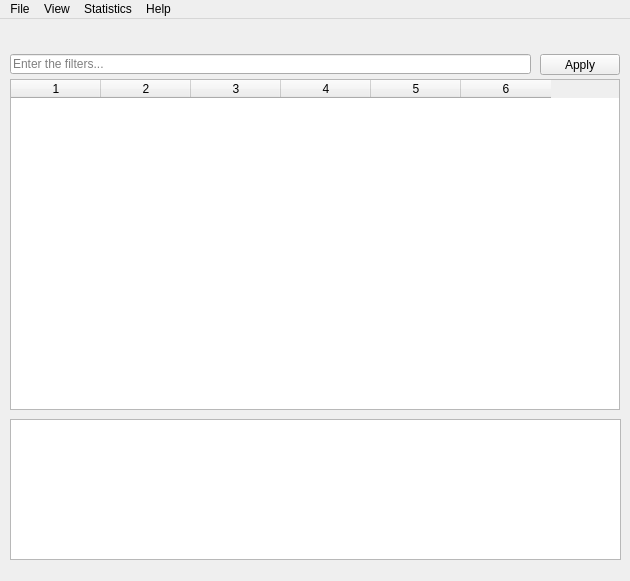
<?xml version="1.0" encoding="UTF-8"?>
<ui version="4.0">
 <class>SnifferFacade</class>
 <widget class="QMainWindow" name="SnifferFacade">
  <property name="geometry">
   <rect>
    <x>0</x>
    <y>0</y>
    <width>630</width>
    <height>581</height>
   </rect>
  </property>
  <property name="minimumSize">
   <size>
    <width>400</width>
    <height>300</height>
   </size>
  </property>
  <property name="windowTitle">
   <string>Sniffer</string>
  </property>
  <property name="windowIcon">
   <iconset resource="resource.qrc">
    <normaloff>:/favicon.ico</normaloff>:/favicon.ico</iconset>
  </property>
  <widget class="QWidget" name="centralWidget">
   <widget class="QTableWidget" name="packetlist">
    <property name="geometry">
     <rect>
      <x>10</x>
      <y>60</y>
      <width>610</width>
      <height>331</height>
     </rect>
    </property>
    <property name="sizePolicy">
     <sizepolicy hsizetype="Expanding" vsizetype="Expanding">
      <horstretch>0</horstretch>
      <verstretch>0</verstretch>
     </sizepolicy>
    </property>
    <property name="sortingEnabled">
     <bool>false</bool>
    </property>
    <property name="columnCount">
     <number>6</number>
    </property>
    <attribute name="horizontalHeaderDefaultSectionSize">
     <number>90</number>
    </attribute>
    <attribute name="horizontalHeaderShowSortIndicator" stdset="0">
     <bool>false</bool>
    </attribute>
    <attribute name="verticalHeaderVisible">
     <bool>false</bool>
    </attribute>
    <attribute name="verticalHeaderShowSortIndicator" stdset="0">
     <bool>true</bool>
    </attribute>
    <column/>
    <column/>
    <column/>
    <column/>
    <column/>
    <column/>
   </widget>
   <widget class="QLineEdit" name="filtersedit">
    <property name="geometry">
     <rect>
      <x>10</x>
      <y>35</y>
      <width>521</width>
      <height>20</height>
     </rect>
    </property>
    <property name="statusTip">
     <string/>
    </property>
    <property name="inputMask">
     <string/>
    </property>
    <property name="text">
     <string/>
    </property>
    <property name="placeholderText">
     <string>Enter the filters...</string>
    </property>
   </widget>
   <widget class="QPushButton" name="applyfiltersbutton">
    <property name="geometry">
     <rect>
      <x>540</x>
      <y>35</y>
      <width>80</width>
      <height>21</height>
     </rect>
    </property>
    <property name="toolTip">
     <string>Apply filters</string>
    </property>
    <property name="text">
     <string>Apply</string>
    </property>
   </widget>
   <widget class="QPushButton" name="startbutton">
    <property name="geometry">
     <rect>
      <x>10</x>
      <y>0</y>
      <width>32</width>
      <height>32</height>
     </rect>
    </property>
    <property name="toolTip">
     <string>Start sniffing</string>
    </property>
    <property name="text">
     <string/>
    </property>
    <property name="icon">
     <iconset resource="resource.qrc">
      <normaloff>:/start.ico</normaloff>:/start.ico</iconset>
    </property>
    <property name="iconSize">
     <size>
      <width>32</width>
      <height>32</height>
     </size>
    </property>
    <property name="flat">
     <bool>true</bool>
    </property>
   </widget>
   <widget class="QPushButton" name="searchbutton">
    <property name="geometry">
     <rect>
      <x>80</x>
      <y>0</y>
      <width>32</width>
      <height>32</height>
     </rect>
    </property>
    <property name="toolTip">
     <string>Find packet</string>
    </property>
    <property name="text">
     <string/>
    </property>
    <property name="icon">
     <iconset resource="resource.qrc">
      <normaloff>:/search.ico</normaloff>:/search.ico</iconset>
    </property>
    <property name="iconSize">
     <size>
      <width>32</width>
      <height>32</height>
     </size>
    </property>
    <property name="flat">
     <bool>true</bool>
    </property>
   </widget>
   <widget class="QPushButton" name="stopbutton">
    <property name="geometry">
     <rect>
      <x>45</x>
      <y>0</y>
      <width>32</width>
      <height>32</height>
     </rect>
    </property>
    <property name="toolTip">
     <string>Pause sniffing</string>
    </property>
    <property name="text">
     <string/>
    </property>
    <property name="icon">
     <iconset resource="resource.qrc">
      <normaloff>:/stop.ico</normaloff>:/stop.ico</iconset>
    </property>
    <property name="iconSize">
     <size>
      <width>32</width>
      <height>32</height>
     </size>
    </property>
    <property name="flat">
     <bool>true</bool>
    </property>
   </widget>
   <widget class="QPushButton" name="logbutton">
    <property name="geometry">
     <rect>
      <x>115</x>
      <y>0</y>
      <width>32</width>
      <height>32</height>
     </rect>
    </property>
    <property name="toolTip">
     <string>View log file</string>
    </property>
    <property name="text">
     <string/>
    </property>
    <property name="icon">
     <iconset resource="resource.qrc">
      <normaloff>:/openlog.ico</normaloff>:/openlog.ico</iconset>
    </property>
    <property name="iconSize">
     <size>
      <width>32</width>
      <height>32</height>
     </size>
    </property>
    <property name="flat">
     <bool>true</bool>
    </property>
   </widget>
   <widget class="QPushButton" name="prevpacketbutton">
    <property name="geometry">
     <rect>
      <x>170</x>
      <y>0</y>
      <width>32</width>
      <height>32</height>
     </rect>
    </property>
    <property name="toolTip">
     <string>Previous packet</string>
    </property>
    <property name="text">
     <string/>
    </property>
    <property name="icon">
     <iconset resource="resource.qrc">
      <normaloff>:/previouspacket.ico</normaloff>:/previouspacket.ico</iconset>
    </property>
    <property name="iconSize">
     <size>
      <width>32</width>
      <height>32</height>
     </size>
    </property>
    <property name="flat">
     <bool>true</bool>
    </property>
   </widget>
   <widget class="QPushButton" name="nextpacketbutton">
    <property name="geometry">
     <rect>
      <x>205</x>
      <y>0</y>
      <width>32</width>
      <height>32</height>
     </rect>
    </property>
    <property name="toolTip">
     <string>Next packet</string>
    </property>
    <property name="text">
     <string/>
    </property>
    <property name="icon">
     <iconset resource="resource.qrc">
      <normaloff>:/nextpacket.ico</normaloff>:/nextpacket.ico</iconset>
    </property>
    <property name="iconSize">
     <size>
      <width>32</width>
      <height>32</height>
     </size>
    </property>
    <property name="flat">
     <bool>true</bool>
    </property>
   </widget>
   <widget class="QPushButton" name="helpbutton">
    <property name="geometry">
     <rect>
      <x>455</x>
      <y>0</y>
      <width>32</width>
      <height>32</height>
     </rect>
    </property>
    <property name="toolTip">
     <string>Help</string>
    </property>
    <property name="text">
     <string/>
    </property>
    <property name="icon">
     <iconset resource="resource.qrc">
      <normaloff>:/help.ico</normaloff>:/help.ico</iconset>
    </property>
    <property name="iconSize">
     <size>
      <width>32</width>
      <height>32</height>
     </size>
    </property>
    <property name="flat">
     <bool>true</bool>
    </property>
   </widget>
   <widget class="QPushButton" name="zoomoutbutton">
    <property name="geometry">
     <rect>
      <x>365</x>
      <y>0</y>
      <width>32</width>
      <height>32</height>
     </rect>
    </property>
    <property name="toolTip">
     <string>Zoom Out</string>
    </property>
    <property name="text">
     <string/>
    </property>
    <property name="icon">
     <iconset resource="resource.qrc">
      <normaloff>:/zoomout.ico</normaloff>:/zoomout.ico</iconset>
    </property>
    <property name="iconSize">
     <size>
      <width>32</width>
      <height>32</height>
     </size>
    </property>
    <property name="flat">
     <bool>true</bool>
    </property>
   </widget>
   <widget class="QPushButton" name="zoominbutton">
    <property name="geometry">
     <rect>
      <x>330</x>
      <y>0</y>
      <width>32</width>
      <height>32</height>
     </rect>
    </property>
    <property name="toolTip">
     <string>Zoom In</string>
    </property>
    <property name="text">
     <string/>
    </property>
    <property name="icon">
     <iconset resource="resource.qrc">
      <normaloff>:/zoomin.ico</normaloff>:/zoomin.ico</iconset>
    </property>
    <property name="iconSize">
     <size>
      <width>32</width>
      <height>32</height>
     </size>
    </property>
    <property name="flat">
     <bool>true</bool>
    </property>
   </widget>
   <widget class="QTextEdit" name="detailsview">
    <property name="geometry">
     <rect>
      <x>10</x>
      <y>400</y>
      <width>611</width>
      <height>141</height>
     </rect>
    </property>
    <property name="readOnly">
     <bool>true</bool>
    </property>
   </widget>
   <widget class="QPushButton" name="firstpacketbutton">
    <property name="geometry">
     <rect>
      <x>240</x>
      <y>0</y>
      <width>32</width>
      <height>32</height>
     </rect>
    </property>
    <property name="toolTip">
     <string>Scroll to start</string>
    </property>
    <property name="text">
     <string/>
    </property>
    <property name="icon">
     <iconset resource="resource.qrc">
      <normaloff>:/firstpacket.ico</normaloff>:/firstpacket.ico</iconset>
    </property>
    <property name="iconSize">
     <size>
      <width>32</width>
      <height>32</height>
     </size>
    </property>
    <property name="flat">
     <bool>true</bool>
    </property>
   </widget>
   <widget class="QPushButton" name="lastpacketbutton">
    <property name="geometry">
     <rect>
      <x>275</x>
      <y>0</y>
      <width>32</width>
      <height>32</height>
     </rect>
    </property>
    <property name="toolTip">
     <string>Scroll to end</string>
    </property>
    <property name="text">
     <string/>
    </property>
    <property name="icon">
     <iconset resource="resource.qrc">
      <normaloff>:/lastpacket.ico</normaloff>:/lastpacket.ico</iconset>
    </property>
    <property name="iconSize">
     <size>
      <width>32</width>
      <height>32</height>
     </size>
    </property>
    <property name="flat">
     <bool>true</bool>
    </property>
   </widget>
   <widget class="QPushButton" name="statsbutton">
    <property name="geometry">
     <rect>
      <x>420</x>
      <y>0</y>
      <width>32</width>
      <height>32</height>
     </rect>
    </property>
    <property name="toolTip">
     <string>View statistics</string>
    </property>
    <property name="text">
     <string/>
    </property>
    <property name="icon">
     <iconset resource="resource.qrc">
      <normaloff>:/statistics.ico</normaloff>:/statistics.ico</iconset>
    </property>
    <property name="iconSize">
     <size>
      <width>32</width>
      <height>32</height>
     </size>
    </property>
    <property name="flat">
     <bool>true</bool>
    </property>
   </widget>
  </widget>
  <widget class="QMenuBar" name="menuBar">
   <property name="geometry">
    <rect>
     <x>0</x>
     <y>0</y>
     <width>630</width>
     <height>20</height>
    </rect>
   </property>
   <widget class="QMenu" name="menuFile">
    <property name="title">
     <string>File</string>
    </property>
    <addaction name="actionQuit"/>
   </widget>
   <widget class="QMenu" name="menuSettings">
    <property name="title">
     <string>View</string>
    </property>
   </widget>
   <widget class="QMenu" name="menuStatistics">
    <property name="title">
     <string>Statistics</string>
    </property>
   </widget>
   <widget class="QMenu" name="menuHelp">
    <property name="title">
     <string>Help</string>
    </property>
   </widget>
   <addaction name="menuFile"/>
   <addaction name="menuSettings"/>
   <addaction name="menuStatistics"/>
   <addaction name="menuHelp"/>
  </widget>
  <action name="actionQuit">
   <property name="text">
    <string>Quit</string>
   </property>
  </action>
 </widget>
 <layoutdefault spacing="6" margin="11"/>
 <resources>
  <include location="resource.qrc"/>
 </resources>
 <connections/>
</ui>
